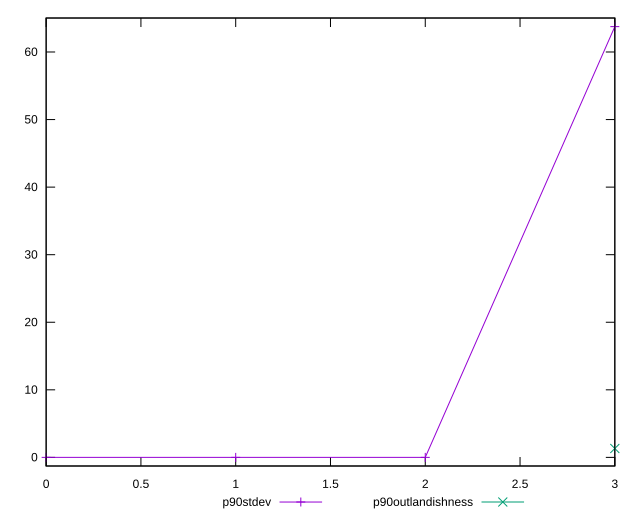

Reproduce this figure in gnuplot.
reset

$p90Stdev <<EOF
0 0
1 0
2 0
3 63.75465436279829
EOF

$p90Outlandishness <<EOF
3 1.3157752371350557
EOF

set key outside below
set xrange [0:3]
set yrange [-1.2750930872559658:65.02974745005426]
set trange [-1.2750930872559658:65.02974745005426]
set terminal svg size 640, 520 enhanced background rgb 'white'
set output "reports/report_00028_2021-02-24T12-49-42.674Z/legacy-javascript/progression/stddev.svg"

plot $p90Stdev title "p90stdev" with linespoints, \
     $p90Outlandishness title "p90outlandishness" with linespoints

reset
